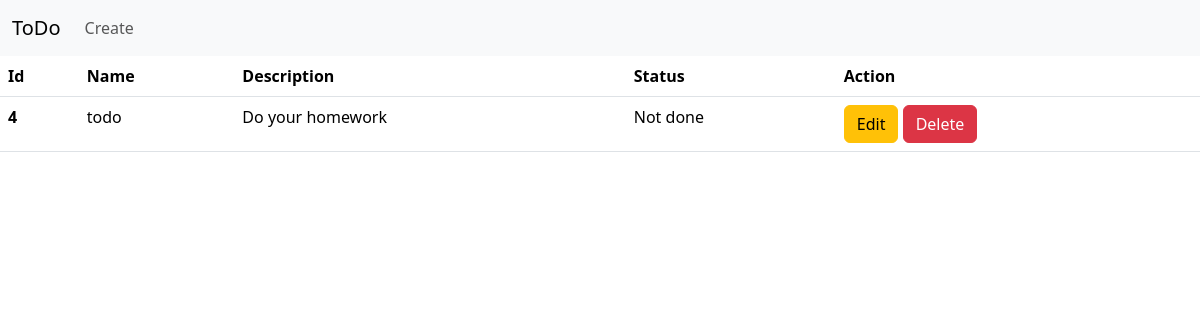
/base/home/, run on an earlier commit of the app's database.
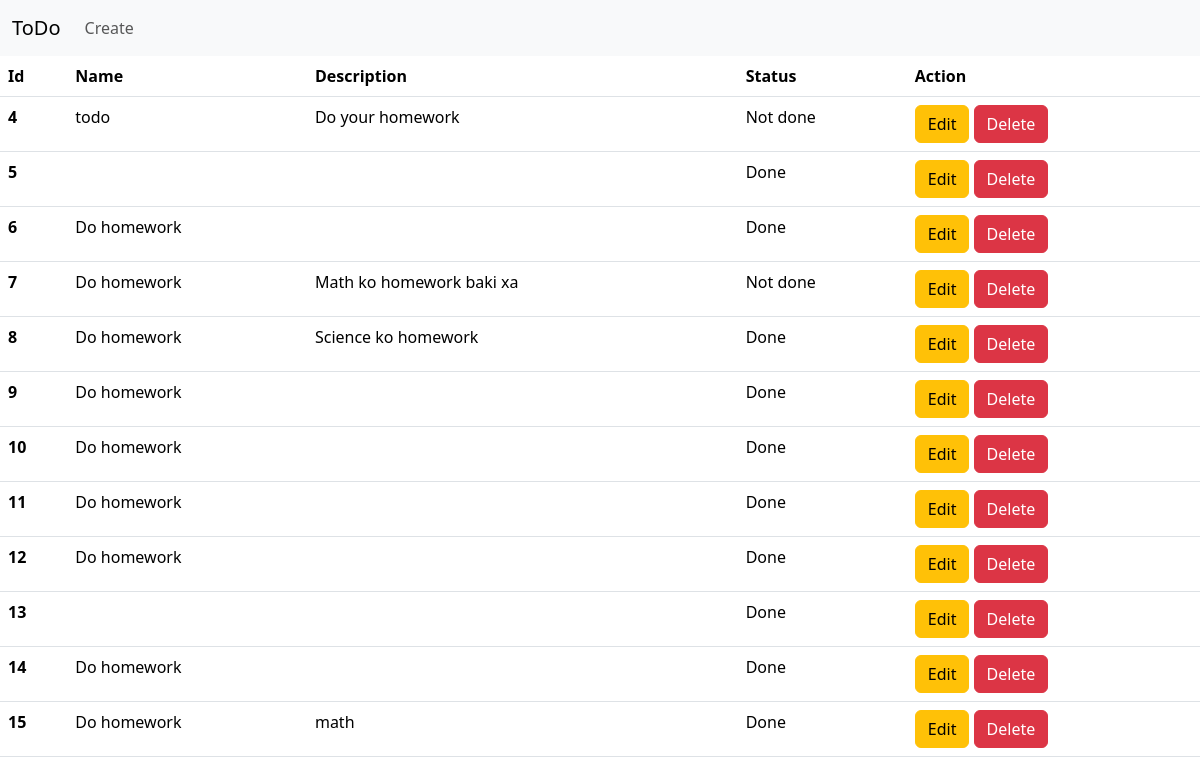
And on a later commit of the database.
### base/models.py (models this page shows, shortened)
class ToDo(models.Model):
    todo_name = models.CharField(max_length=300)
    description = models.TextField()
    status = models.CharField(max_length=50,choices=status_list)

### base/views.py (the view)
# urls.py: 2. Add a URL to urlpatterns:  path('', views.home, name='home')
def home(request):
    todo_objects = ToDo.objects.all() # query all objects from class todo
    content = {'todo':todo_objects}
    return render(request,'index.html',context=content)

### templates/index.html (shortened to what this page needs)
<!DOCTYPE html>
<html lang="en">
<head>
    <link href="https://cdn.jsdelivr.net/npm/bootstrap@5.3.1/dist/css/bootstrap.min.css" rel="stylesheet">
</head>
<body>
    {% include 'navbar.html' %}
    <table class="table">
        <thead>
          <tr>
            <th scope="col">Id</th>
            <th scope="col">Name</th>
            <th scope="col">Description</th>
            <th scope="col">Status</th>
            <th scope="col">Action</th>
          </tr>
        </thead>
        <tbody>
            {% for i in todo %}
                <tr>
                    <th scope="row">{{i.id}}</th>
                    <td>{{i.todo_name}}</td>
                    <td>{{i.description}}</td>
                    <td>{{i.status}}</td>
                    <td><a href="{% url 'edit' pk=i.id %}"><button type="button" class="btn btn-warning">Edit</button></a> <a href="{% url 'delete' id=i.id %}"><button type="button" class="btn btn-danger">Delete</button></a></td>
                </tr>
            {% endfor %}
        </tbody>
    </table>
</body>
</html>

### templates/navbar.html (shortened to what this page needs)
<!DOCTYPE html>
<html lang="en">
<head>
</head>
<body>
    <nav class="navbar navbar-expand-lg bg-body-tertiary">
        <div class="container-fluid">
          <a class="navbar-brand" href="{% url 'home' %}">ToDo</a>
          <div class="collapse navbar-collapse" id="navbarNav">
            <ul class="navbar-nav">
              <li class="nav-item">
                <a class="nav-link" href="{% url 'create' %}">Create</a>
              </li>
            </ul>
          </div>
        </div>
    </nav>
</body>
</html>

What changed in the data, as far as the page shows it:
added ToDo: id "5", status "Done"
added ToDo: id "6", todo_name "Do homework", status "Done"
added ToDo: id "7", todo_name "Do homework", description "Math ko homework baki xa", status "Not done"
added ToDo: id "8", todo_name "Do homework", description "Science ko homework", status "Done"
added ToDo: id "9", todo_name "Do homework", status "Done"
added ToDo: id "10", todo_name "Do homework", status "Done"
added ToDo: id "11", todo_name "Do homework", status "Done"
added ToDo: id "12", todo_name "Do homework", status "Done"
added ToDo: id "13", status "Done"
added ToDo: id "14", todo_name "Do homework", status "Done"
added ToDo: id "15", todo_name "Do homework", description "math", status "Done"
